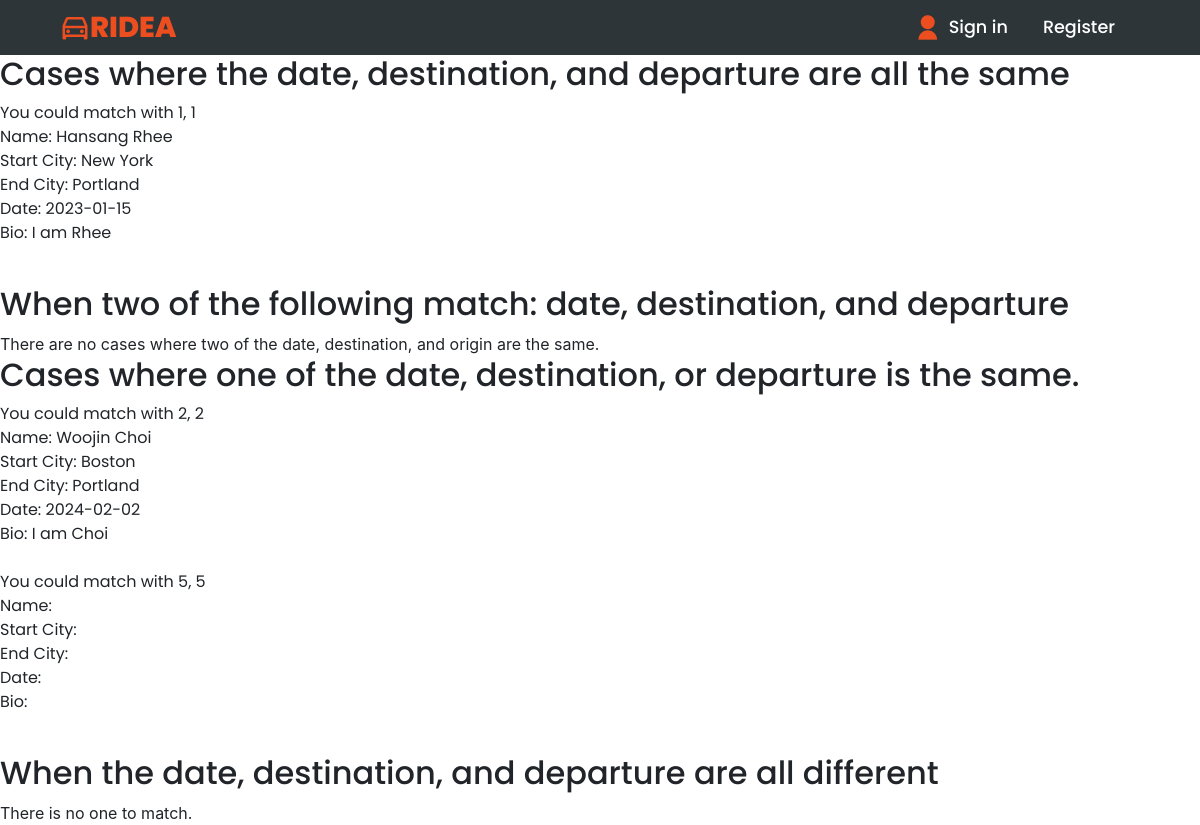
The page /matching.php on the database its author committed.
### tables this page shows
CREATE TABLE SURVEY (
   SurveyID INT AUTO_INCREMENT,
   PassengerID INT NOT NULL,
   start_address VARCHAR(255),
   start_city VARCHAR(100),
   end_address VARCHAR(255),
   end_city VARCHAR(100),
   trip_date DATE NOT NULL,
   other TEXT,
   PRIMARY KEY (SurveyID),
   FOREIGN KEY (PassengerID) REFERENCES PASSENGER(PassengerID)
);

CREATE TABLE PASSENGER (
   PassengerID INT AUTO_INCREMENT,
   fname VARCHAR(50) NOT NULL,
   lname VARCHAR(50) NOT NULL,
   address VARCHAR(255),
   phone VARCHAR(20),
   email VARCHAR(255) NOT NULL,
   password VARCHAR(250) NOT NULL,
   biography TEXT,
   credit_card VARCHAR(20) NOT NULL,
   PRIMARY KEY (PassengerID)
);

### matching.php (the view, shortened to what this page needs)
<!DOCTYPE html>
<html lang="en">
<head>
    <link href="https://cdn.jsdelivr.net/npm/remixicon@2.5.0/fonts/remixicon.css" rel="stylesheet">
    <link rel="stylesheet" href="https://unpkg.com/boxicons@latest/css/boxicons.min.css">
    <link rel="stylesheet" href="path/to/font-awesome/css/font-awesome.min.css">
    <link rel="stylesheet" href="https://stackpath.bootstrapcdn.com/bootstrap/4.5.2/css/bootstrap.min.css">
</head>
<?php include 'includes/nav.php'; ?>
<body>
    <?php
        $conn=mysqli_connect("db.luddy.indiana.edu","i494f22_team06","my+sql=i494f22_team06","i494f22_team06");
        $sql = "SELECT * FROM SURVEY";
        $result = mysqli_query($conn, $sql);
        $user_sql = "SELECT * FROM SURVEY ORDER BY SurveyID DESC LIMIT 1";
        $user_result = mysqli_query($conn, $user_sql);
        if (mysqli_num_rows($user_result) > 0) {
            $user_row = mysqli_fetch_assoc($user_result);
        }
        else {
        }
        if (mysqli_num_rows($result) > 1) {
            $schedules = array();
            while($row = mysqli_fetch_assoc($result)) {
                $schedules[] = $row;
            }
            $matches = array();
            for ($i = 0; $i < count($schedules) - 1; $i++) {
                if ($user_row['trip_date'] == $schedules[$i]['trip_date']
                    && $user_row['end_city'] == $schedules[$i]['end_city']
                    && $user_row['start_city'] == $schedules[$i]['start_city']) {
                    $match = array($user_row['PassengerID'], $schedules[$i]['PassengerID'], $schedules[$i]['SurveyID']);
                    $matches['same_all'][] = $match;
                } else if (($user_row['trip_date'] == $schedules[$i]['trip_date'] && $user_row['end_city'] == $schedules[$i]['end_city'])
                    || ($user_row['trip_date'] == $schedules[$i]['trip_date'] && $user_row['start_city'] == $schedules[$i]['start_city'])
                    || ($user_row['end_city'] == $schedules[$i]['end_city'] && $user_row['start_city'] == $schedules[$i]['start_city'])) {
                    if ($user_row['PassengerID'] == $schedules[$i]['PassengerID']) {
                        continue;
                    }
                    $match = array($user_row['PassengerID'], $schedules[$i]['PassengerID'], $schedules[$i]['SurveyID']);
                    $matches['same_two'][] = $match;
                } else if($user_row['trip_date'] == $schedules[$i]['trip_date']
                    || $user_row['end_city'] == $schedules[$i]['end_city']
                    || $user_row['start_city'] == $schedules[$i]['start_city']) {
                    if ($user_row['PassengerID'] == $schedules[$i]['PassengerID']) {
                        continue;
                    }
                    $match = array($user_row['PassengerID'], $schedules[$i]['PassengerID'], $schedules[$i]['SurveyID']);
                    $matches['same_one'][] = $match;
                } else {
                    $match = array($user_row['PassengerID'], $schedules[$i]['PassengerID'], $schedules[$i]['SurveyID']);
                    $matches['different_all'][] = $match;
                }
            }
            if (count($matches['same_all']) > 0) {
                echo "<h2>Cases where the date, destination, and departure are all the same</h2>";
                echo "<ul>";
                foreach ($matches['same_all'] as $match) {
                    $survey_id = $match[2];
                    $pass_sql = "SELECT CONCAT(p.fname, ' ', p.lname) AS Name, s.start_city , s.end_city, s.trip_date AS Date, p.biography AS Bio
                    FROM PASSENGER p
                    JOIN SURVEY s ON p.PassengerID = s.PassengerID
                    WHERE s.SurveyID = $survey_id";
                    $pass_result = mysqli_query($conn, $pass_sql);
                    $pass_data = mysqli_fetch_assoc($pass_result);
                    echo "<li> You could match with {$match[1]}, {$match[2]} </li>";
                    echo "<li>";
                    echo "Name: {$pass_data['Name']}<br>";
                    echo "Start City: {$pass_data['start_city']}<br>";
                    echo "End City: {$pass_data['end_city']}<br>";
                    echo "Date: {$pass_data['Date']}<br>";
                    echo "Bio: {$pass_data['Bio']}<br>";
                    echo "<br>";
                    echo "</li>";
                }
                echo "</ul>";
            }
            else {
                echo "<h2>Cases where the date, destination, and departure are all the same</h2>";
                echo "There are no cases where the date, destination, and origin are all the same.";
            }
            if (count($matches['same_two']) > 0) {
                echo "<h2>When two of the following match: date, destination, and departure</h2>";
                echo "<ul>";
                foreach ($matches['same_two'] as $match) {
                    $pass_ID = $match[1];
                    $survey_id = $match[2];
                    $pass_sql = "SELECT CONCAT(p.fname, ' ', p.lname) AS Name, s.start_city , s.end_city, s.trip_date AS Date, p.biography AS Bio
                    FROM PASSENGER p
                    JOIN SURVEY s ON p.PassengerID = s.PassengerID
                    WHERE s.SurveyID = $survey_id";
                    $pass_result = mysqli_query($conn, $pass_sql);
                    $pass_data = mysqli_fetch_assoc($pass_result);
                    echo "<li> You could match with {$match[1]}, {$match[2]} </li>";
                    echo "<li>";
                    echo "Name: {$pass_data['Name']}<br>";
                    echo "Start City: {$pass_data['start_city']}<br>";
                    echo "End City: {$pass_data['end_city']}<br>";
                    echo "Date: {$pass_data['Date']}<br>";
                    echo "Bio: {$pass_data['Bio']}<br>";
                    echo "<br>";
                    echo "</li>";
                }
                echo "</ul>";
            }
            else {
                echo "<h2>When two of the following match: date, destination, and departure</h2>";
                echo "There are no cases where two of the date, destination, and origin are the same.";
            }
            if (count($matches['same_one']) > 0) {
                echo "<h2>Cases where one of the date, destination, or departure is the same.</h2>";
                echo "<ul>";
                foreach ($matches['same_one'] as $match) {
                    $survey_id = $match[2];
                    $pass_sql = "SELECT CONCAT(p.fname, ' ', p.lname) AS Name, s.start_city , s.end_city, s.trip_date AS Date, p.biography AS Bio
                    FROM PASSENGER p
                    JOIN SURVEY s ON p.PassengerID = s.PassengerID
                    WHERE s.SurveyID = $survey_id";
                    $pass_result = mysqli_query($conn, $pass_sql);
                    $pass_data = mysqli_fetch_assoc($pass_result);
                    echo "<li> You could match with {$match[1]}, {$match[2]} </li>";
                    echo "<li>";
                    echo "Name: {$pass_data['Name']}<br>";
                    echo "Start City: {$pass_data['start_city']}<br>";
                    echo "End City: {$pass_data['end_city']}<br>";
                    echo "Date: {$pass_data['Date']}<br>";
                    echo "Bio: {$pass_data['Bio']}<br>";
                    echo "<br>";
                    echo "</li>";
                }
                echo "</ul>";
            }
            else {
                echo "<h2>Cases where one of the date, destination, or departure is the same.</h2>";
                echo "There are no cases where one of the date, destination, and departure is the same.";
            }
            if (count($matches['different_all']) > 0) {
                echo "<h2>When the date, destination, and departure are all different</h2>";
                echo "There is no one to match.";
            }
        } else {
            echo "There is no one to match.";
        }
    ?>
</body>
</html>

### rows shown on the page
survey: match "1", Name "Hansang Rhee", start_city "New York", end_city "Portland", trip_date "2023-01-15", PassengerID.biography "I am Rhee"
survey: match "2", Name "Woojin Choi", start_city "Boston", end_city "Portland", trip_date "2024-02-02", PassengerID.biography "I am Choi"

### other values the page prints
$match[1] "5"
$match[2] "5"
